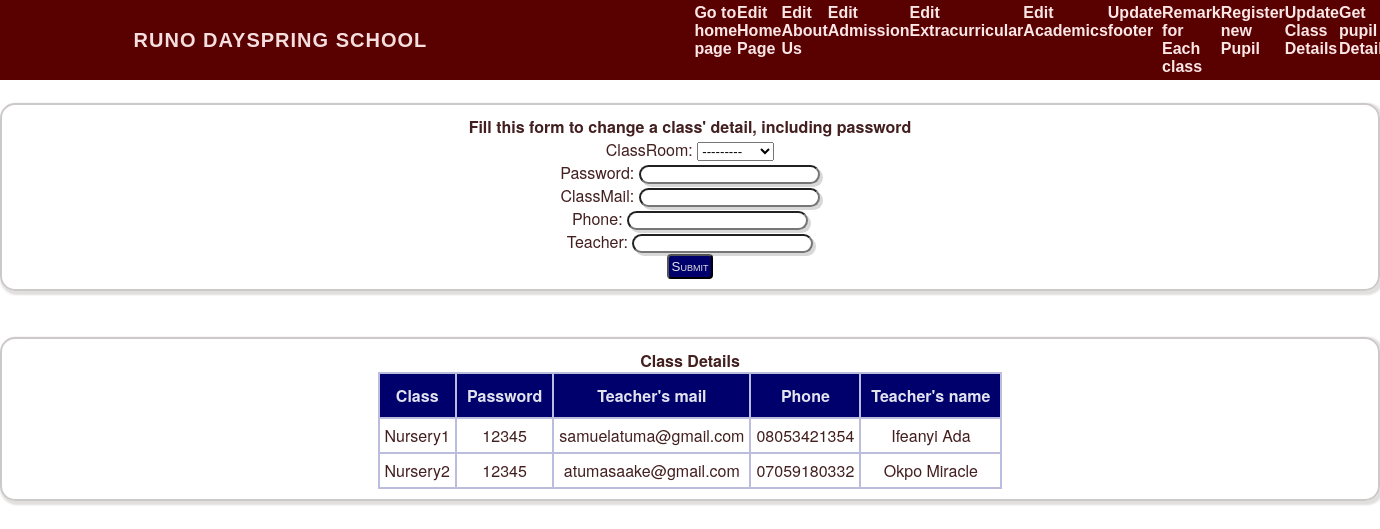
Screenshot of /teacherprofile/ with the database file from the repository.
### runo/models.py (models this page shows, shortened)
class Class(models.Model):
    classRoom = models.CharField(max_length=30, choices=[('Nursery1','Nursery1'), ('Nursery2', 'Nursery2')])
    password  = models.CharField(max_length=20)
    classMail = models.EmailField()
    phone = models.CharField(max_length=15)
    teacher = models.CharField(max_length=40)

### runo/views.py (the view, shortened to what this page needs)
# urls.py: path('teacherprofile/', views.teacherprofile, name='teacherprofile'),
def teacherprofile(request):
    form = classForm3
    classes = Class.objects.all()
    return render(request, 'school/teacherprofile.html', {
       'form' : form,
       'classes': classes
    })

### runo/templates/school/teacherprofile.html (shortened to what this page needs)
<!DOCTYPE html>
<html>
    <head>
    </head>
    <body>
        {% load static %}
        <link rel='stylesheet' href='{% static "school/navfile.css" %}'>
        <nav>
            <div class="logo">
                <h4>Runo Dayspring School</h4>
            </div>
            <ul class='nav-links'>
                <li><a href='{% url "index" %}'>Go to home page</a></li>
                <li><a href='{% url "adminindex" %}'>Edit Home Page</a></li>
                <li><a href='{% url "adminaboutus" %}'>Edit About Us</a></li>
                <li><a href='{% url "adminadmission" %}'>Edit Admission</a></li>
                <li><a href='{% url "adminleadership" %}'>Edit Extracurricular</a></li>
                <li><a href='{% url "adminwelcome" %}'>Edit Academics</a></li>
                <li><a href='{% url "footerUpdate" %}'>Update footer</a></li>
                <li><a href='{% url "principalRemark" %}'>Remark for Each class</a></li>
                <li><a href='{% url "regpupil" %}'>Register new Pupil</a></li>
                <li><a href='{% url "teacherprofile" %}'>Update Class Details</a></li>
                <li><a href='{% url "pupildetails" %}'>Get pupil Details</a></li>
            </ul>
        </nav>
        <br>
        <div class='div'>
        <div>
        {% if form %}
        <p><strong>Fill this form to change a class' detail, including password</strong></p>
        <form action='{% url "teacherprofile" %}' method='POST'>
            {{ form.as_p }}
            <button>Submit</button>
        </form>
        {% endif %}
        </div>
        <br>
        <br>
        <div>
            {% if classes %}
            <p><strong>Class Details </strong></p>
                <table>
                    <tr>
                        <th>Class</th>
                        <th>Password</th>
                        <th>Teacher's mail</th>
                        <th>Phone</th>
                        <th>Teacher's name</th>
                    </tr>
                    {% for class in classes %}
                        <tr>
                            <td>{{ class.classRoom }}</td>
                            <td>{{ class.password }}</td>
                            <td>{{ class.classMail }}</td>
                            <td>{{ class.phone }}</td>
                            <td>{{ class.teacher }}</td>
                        </tr>
                    {% endfor %}
                </table>
            {% endif %}
        </div>
    </div>
    </body>
</html>

### runo/static/school/navfile.css (style rules this page uses)
* { margin: 0px; padding: 0px; box-sizing: border-box; }
body { font-family: "Helvetica Neue",Helvetica,Arial,sans-serif; }
nav { font-family: Arial, Helvetica, sans-serif; display: flex; justify-content: space-around; align-items: center; background-color: rgb(89, 0, 0); min-height: 10vh; }
nav .logo { color: rgb(247, 222, 222); text-transform: uppercase; letter-spacing: 1px; font-size: 20px; }
nav .nav-links { display: flex; justify-content: space-around; width: 60%; z-index: 10; }
nav .nav-links a { color: rgb(252, 230, 230); text-decoration: none; font-weight: bold; }
nav .nav-links li { list-style: none; }

### runo/templates/school/teacherprofile.html (style rules this page uses)
body { font-family: "Helvetica Neue",Helvetica,Arial,sans-serif; color: rgb(67, 31, 31); }
.div div { text-align: center; border: 2px solid rgb(205, 201, 201); border-radius: 15px; box-shadow: 2px 2px 2px 2px rgb(225, 222, 222); padding: 10px; }
button { background-color: rgb(0, 0, 108); color: rgb(226, 226, 226); font-variant: small-caps; border-radius: 4px; padding: 3px; }
input { border-radius: 10px; box-shadow: 3px 3px rgb(216, 216, 216); }
td, th { border: 2px solid rgb(188, 188, 220); padding: 5px; }
th { background-color: rgb(0, 0, 108); color: rgb(226, 226, 239); padding: 10px; }
table { margin: auto; border-collapse: collapse; }

### rows the page displays
Class: classRoom "Nursery1", password "12345", classMail "samuelatuma@gmail.com", phone "08053421354", teacher "Ifeanyi Ada"
Class: classRoom "Nursery2", password "12345", classMail "atumasaake@gmail.com", phone "07059180332", teacher "Okpo Miracle"
